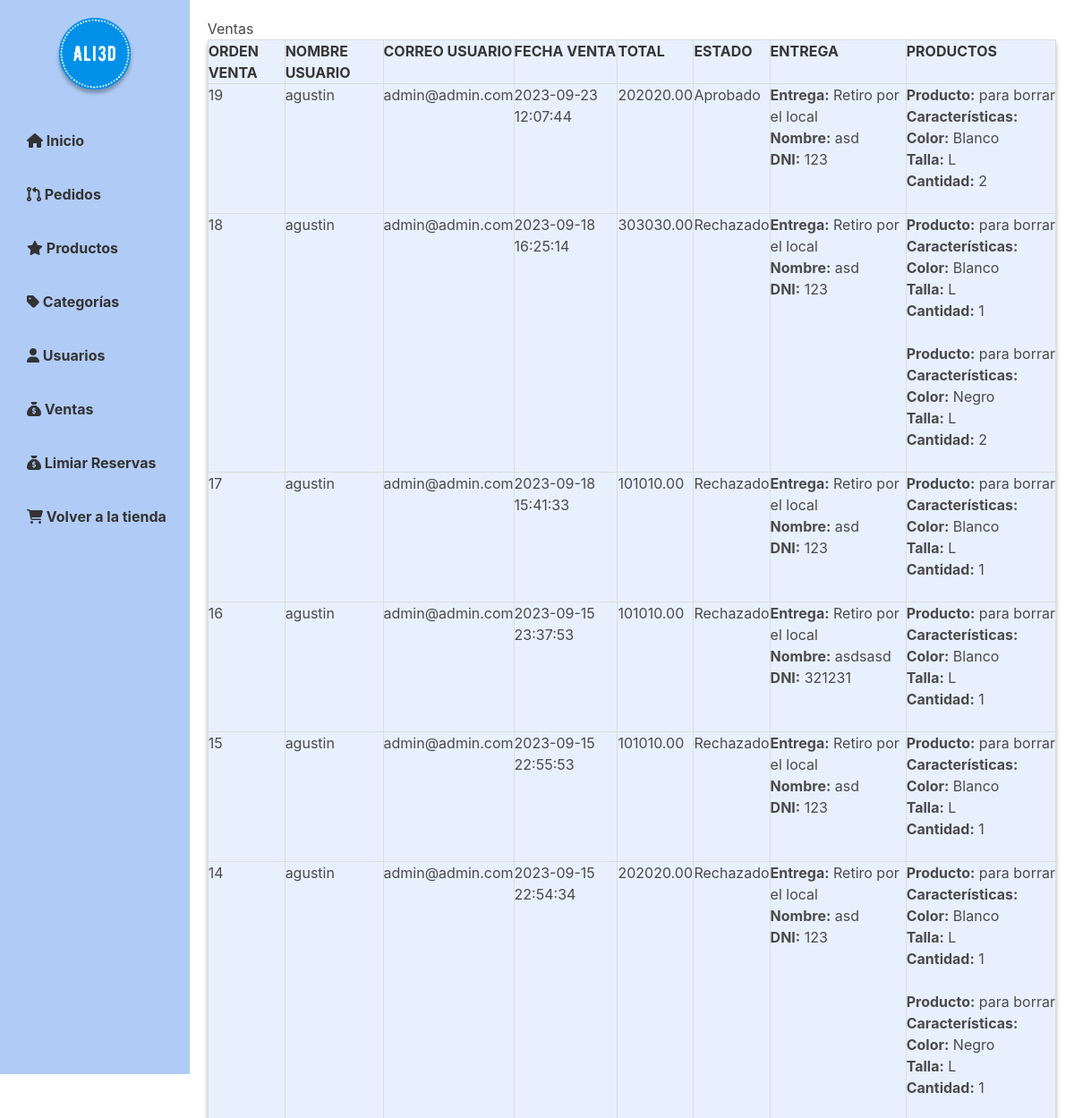
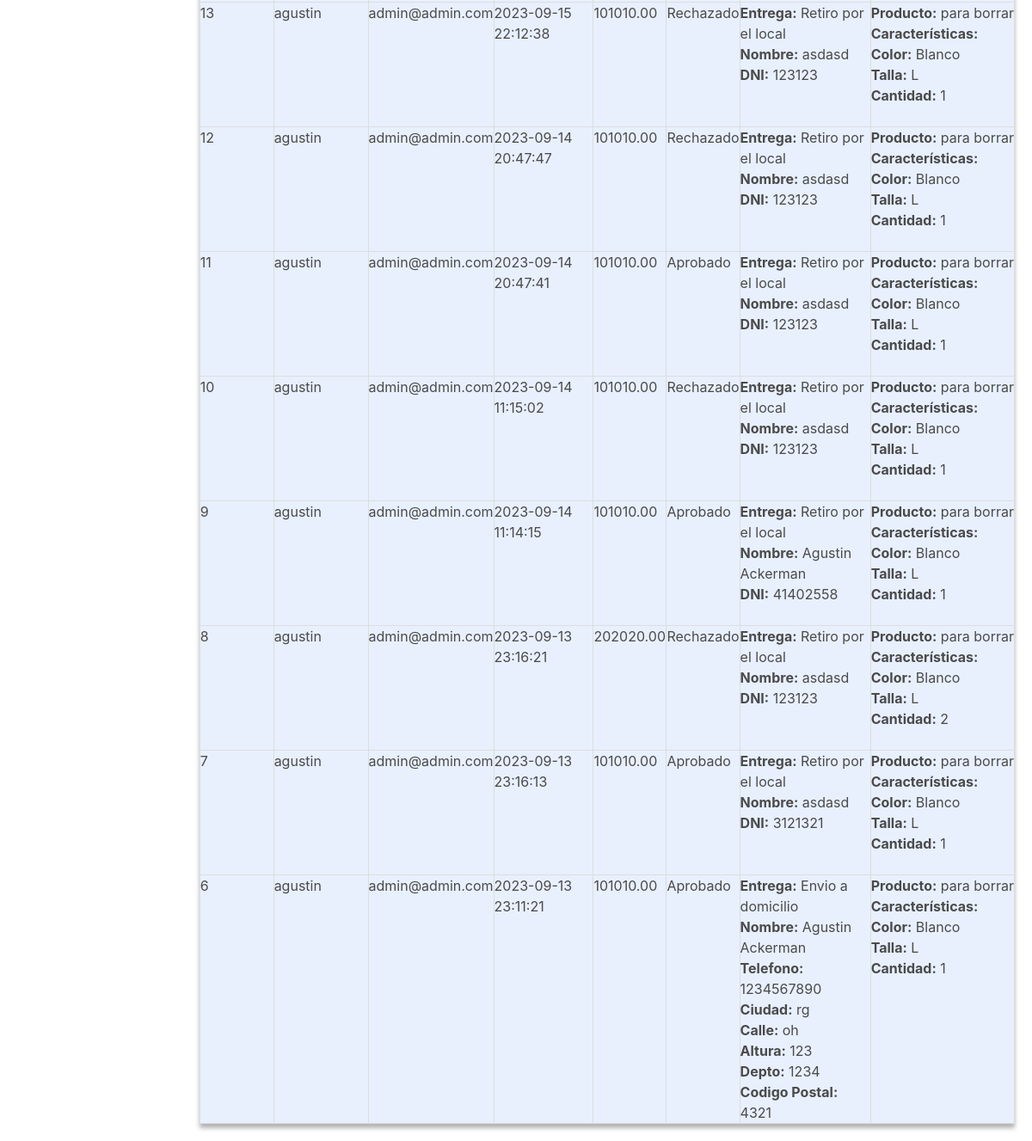
/admin/ventas_admin.php (signed in), run on an earlier commit of the app's database (2 pictures, top to bottom).
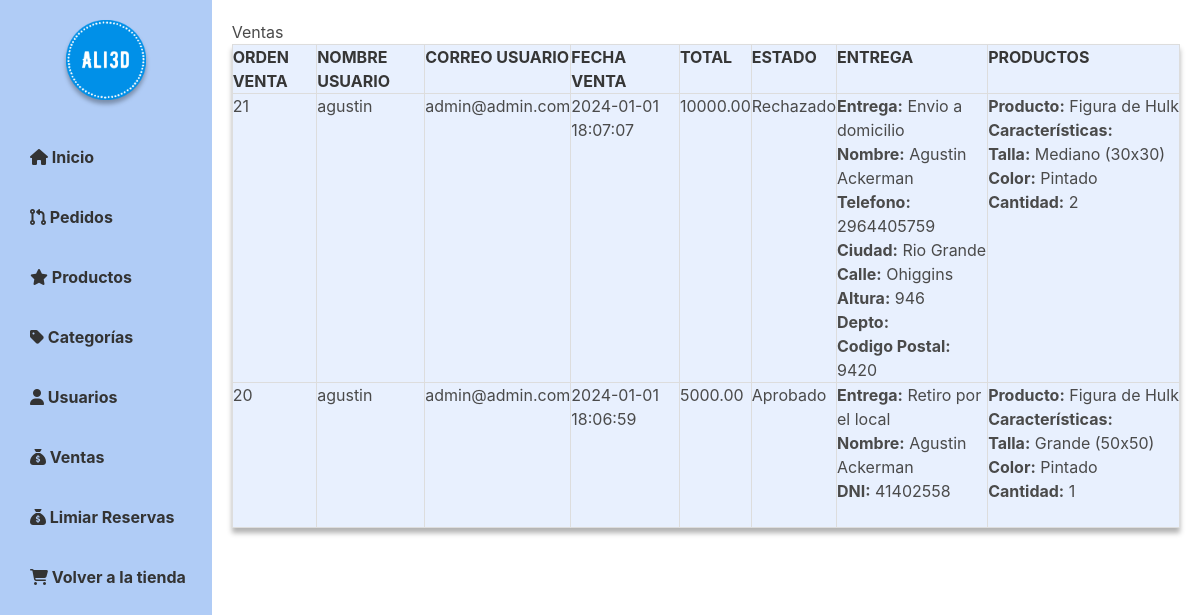
And on a later commit of the database.
### tables this page shows
CREATE TABLE `ventas` (
  `id_venta` int(11) NOT NULL,
  `id_usuario` int(11) DEFAULT NULL,
  `nombre_usuario` varchar(255) DEFAULT NULL,
  `correo_usuario` varchar(255) DEFAULT NULL,
  `fecha_venta` datetime DEFAULT NULL,
  `total` decimal(8,2) DEFAULT NULL,
  `estado` varchar(20) DEFAULT NULL,
  `entrega` text NOT NULL,
  `productos` text NOT NULL
);

### admin/ventas_admin.php (the view, shortened to what this page needs)
<?php
    include_once "../app/bd.php";
        $sql = "SELECT * FROM ventas ORDER BY id_venta DESC";
        $result = $conexion->query($sql);
?>
<!DOCTYPE html>
<html>
<head>
    <link rel="stylesheet" href="../estilos/estilo_admin.css">
    <link rel="stylesheet" href="https://cdnjs.cloudflare.com/ajax/libs/bulma/0.7.2/css/bulma.min.css">
</head>
<body>
    <div id="wrapper">
        <?php
            include('navbar_admin.php')
        ?>
        <div id="main">
            <h2>Ventas</h2>
            <?php
                if ($result->num_rows > 0) {
                    echo "<table><tr><th>ORDEN VENTA</th><th>NOMBRE USUARIO</th><th>CORREO USUARIO</th><th>FECHA VENTA</th><th>TOTAL</th><th>ESTADO</th><th>ENTREGA</th><th>PRODUCTOS</th></tr>";
                    while ($row = $result->fetch_assoc()) {
                        $entregaJson = $row["entrega"];
                        $entregaData = json_decode($entregaJson, true);
                        $productosJson = $row["productos"];
                        $productosData = json_decode($productosJson, true);
                        echo "<tr><td>" . $row["id_venta"] . "</td><td>" . $row["nombre_usuario"] . "</td><td>" . $row["correo_usuario"] . "</td><td>" . $row["fecha_venta"] . "</td><td>" . $row["total"] . "</td><td>" . $row["estado"] . "</td><td>";
                        foreach ($entregaData as $key => $value) {
                            echo "<b>$key:</b> $value<br>";
                        }
                        echo "</td><td>";
                        foreach ($productosData as $producto) {
                            echo "<b>Producto:</b> " . $producto["producto"] . "<br>";
                            echo "<b>Características:</b><br>";
                            foreach ($producto["caracteristicas"] as $caracteristica => $valor) {
                                echo "<b>$caracteristica:</b> $valor<br>";
                            }
                            echo "<b>Cantidad:</b> " . $producto["cantidad"] . "<br>";
                            echo "<br>";
                        }
                        echo "</td></tr>";
                    }
                    echo "</table>";
                    } else {
                        echo "<p>No se encontraron ventas.</p>";
                    }
            ?>
        </div>
    </div>
</body>
</html>

What changed in the data, as far as the page shows it:
removed ventas: id_venta "19", nombre_usuario "agustin", correo_usuario "admin@admin.com", fecha_venta "2023-09-23 12:07:44", total "202020.00", estado "Aprobado", key "Entrega", entrega "Retiro por el local", key "Nombre", entrega "asd", key "DNI", entrega "123", producto "para borrar", caracteristica "Color", valor "Blanco", caracteristica "Talla", valor "L", cantidad "2"
removed ventas: id_venta "18", nombre_usuario "agustin", correo_usuario "admin@admin.com", fecha_venta "2023-09-18 16:25:14", total "303030.00", estado "Rechazado", key "Entrega", entrega "Retiro por el local", key "Nombre", entrega "asd", key "DNI", entrega "123", producto "para borrar", caracteristica "Color", valor "Blanco", caracteristica "Talla", valor "L", cantidad "1", valor "Negro", cantidad "2"
removed ventas: id_venta "17", nombre_usuario "agustin", correo_usuario "admin@admin.com", fecha_venta "2023-09-18 15:41:33", total "101010.00", estado "Rechazado", key "Entrega", entrega "Retiro por el local", key "Nombre", entrega "asd", key "DNI", entrega "123", producto "para borrar", caracteristica "Color", valor "Blanco", caracteristica "Talla", valor "L", cantidad "1"
removed ventas: id_venta "16", nombre_usuario "agustin", correo_usuario "admin@admin.com", fecha_venta "2023-09-15 23:37:53", total "101010.00", estado "Rechazado", key "Entrega", entrega "Retiro por el local", key "Nombre", entrega "asdsasd", key "DNI", entrega "321231", producto "para borrar", caracteristica "Color", valor "Blanco", caracteristica "Talla", valor "L", cantidad "1"
removed ventas: id_venta "15", nombre_usuario "agustin", correo_usuario "admin@admin.com", fecha_venta "2023-09-15 22:55:53", total "101010.00", estado "Rechazado", key "Entrega", entrega "Retiro por el local", key "Nombre", entrega "asd", key "DNI", entrega "123", producto "para borrar", caracteristica "Color", valor "Blanco", caracteristica "Talla", valor "L", cantidad "1"
removed ventas: id_venta "14", nombre_usuario "agustin", correo_usuario "admin@admin.com", fecha_venta "2023-09-15 22:54:34", total "202020.00", estado "Rechazado", key "Entrega", entrega "Retiro por el local", key "Nombre", entrega "asd", key "DNI", entrega "123", producto "para borrar", caracteristica "Color", valor "Blanco", caracteristica "Talla", valor "L", cantidad "1", valor "Negro"
removed ventas: id_venta "13", nombre_usuario "agustin", correo_usuario "admin@admin.com", fecha_venta "2023-09-15 22:12:38", total "101010.00", estado "Rechazado", key "Entrega", entrega "Retiro por el local", key "Nombre", entrega "asdasd", key "DNI", entrega "123123", producto "para borrar", caracteristica "Color", valor "Blanco", caracteristica "Talla", valor "L", cantidad "1"
removed ventas: id_venta "12", nombre_usuario "agustin", correo_usuario "admin@admin.com", fecha_venta "2023-09-14 20:47:47", total "101010.00", estado "Rechazado", key "Entrega", entrega "Retiro por el local", key "Nombre", entrega "asdasd", key "DNI", entrega "123123", producto "para borrar", caracteristica "Color", valor "Blanco", caracteristica "Talla", valor "L", cantidad "1"
removed ventas: id_venta "11", nombre_usuario "agustin", correo_usuario "admin@admin.com", fecha_venta "2023-09-14 20:47:41", total "101010.00", estado "Aprobado", key "Entrega", entrega "Retiro por el local", key "Nombre", entrega "asdasd", key "DNI", entrega "123123", producto "para borrar", caracteristica "Color", valor "Blanco", caracteristica "Talla", valor "L", cantidad "1"
removed ventas: id_venta "10", nombre_usuario "agustin", correo_usuario "admin@admin.com", fecha_venta "2023-09-14 11:15:02", total "101010.00", estado "Rechazado", key "Entrega", entrega "Retiro por el local", key "Nombre", entrega "asdasd", key "DNI", entrega "123123", producto "para borrar", caracteristica "Color", valor "Blanco", caracteristica "Talla", valor "L", cantidad "1"
removed ventas: id_venta "9", nombre_usuario "agustin", correo_usuario "admin@admin.com", fecha_venta "2023-09-14 11:14:15", total "101010.00", estado "Aprobado", key "Entrega", entrega "Retiro por el local", key "Nombre", entrega "Agustin Ackerman", key "DNI", entrega "41402558", producto "para borrar", caracteristica "Color", valor "Blanco", caracteristica "Talla", valor "L", cantidad "1"
removed ventas: id_venta "8", nombre_usuario "agustin", correo_usuario "admin@admin.com", fecha_venta "2023-09-13 23:16:21", total "202020.00", estado "Rechazado", key "Entrega", entrega "Retiro por el local", key "Nombre", entrega "asdasd", key "DNI", entrega "123123", producto "para borrar", caracteristica "Color", valor "Blanco", caracteristica "Talla", valor "L", cantidad "2"
removed ventas: id_venta "7", nombre_usuario "agustin", correo_usuario "admin@admin.com", fecha_venta "2023-09-13 23:16:13", total "101010.00", estado "Aprobado", key "Entrega", entrega "Retiro por el local", key "Nombre", entrega "asdasd", key "DNI", entrega "3121321", producto "para borrar", caracteristica "Color", valor "Blanco", caracteristica "Talla", valor "L", cantidad "1"
removed ventas: id_venta "6", nombre_usuario "agustin", correo_usuario "admin@admin.com", fecha_venta "2023-09-13 23:11:21", total "101010.00", estado "Aprobado", key "Entrega", entrega "Envio a domicilio", key "Nombre", entrega "Agustin Ackerman", key "Telefono", entrega "1234567890", key "Ciudad", entrega "rg", key "Calle", entrega "oh", key "Altura", entrega "123", key "Depto", entrega "1234", key "Codigo Postal", entrega "4321", producto "para borrar", caracteristica "Color", valor "Blanco", caracteristica "Talla", valor "L", cantidad "1"
added ventas: id_venta "21", nombre_usuario "agustin", correo_usuario "admin@admin.com", fecha_venta "2024-01-01 18:07:07", total "10000.00", estado "Rechazado", key "Entrega", entrega "Envio a domicilio", key "Nombre", entrega "Agustin Ackerman", key "Telefono", entrega "2964405759", key "Ciudad", entrega "Rio Grande", key "Calle", entrega "Ohiggins", key "Altura", entrega "946", key "Depto", key "Codigo Postal", entrega "9420", producto "Figura de Hulk", caracteristica "Talla", valor "Mediano (30x30)", caracteristica "Color", valor "Pintado", cantidad "2"
added ventas: id_venta "20", nombre_usuario "agustin", correo_usuario "admin@admin.com", fecha_venta "2024-01-01 18:06:59", total "5000.00", estado "Aprobado", key "Entrega", entrega "Retiro por el local", key "Nombre", entrega "Agustin Ackerman", key "DNI", entrega "41402558", producto "Figura de Hulk", caracteristica "Talla", valor "Grande (50x50)", caracteristica "Color", valor "Pintado", cantidad "1"
